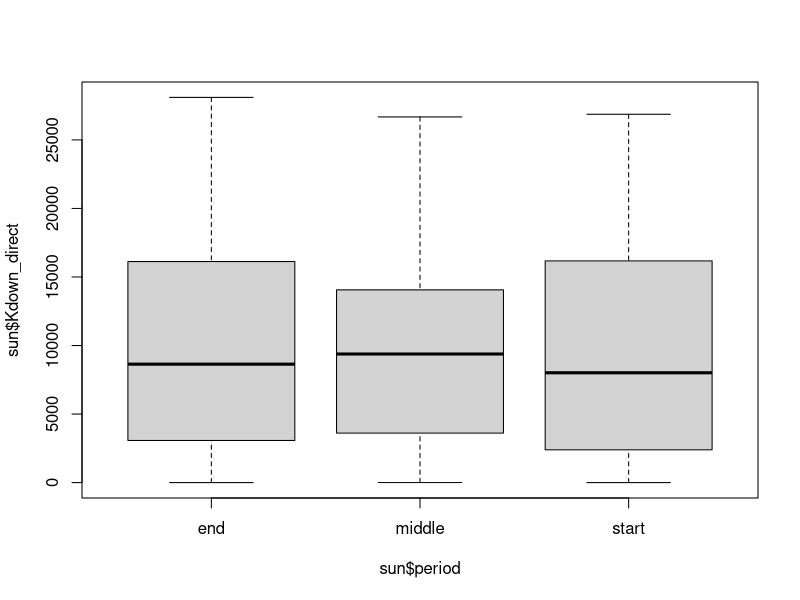
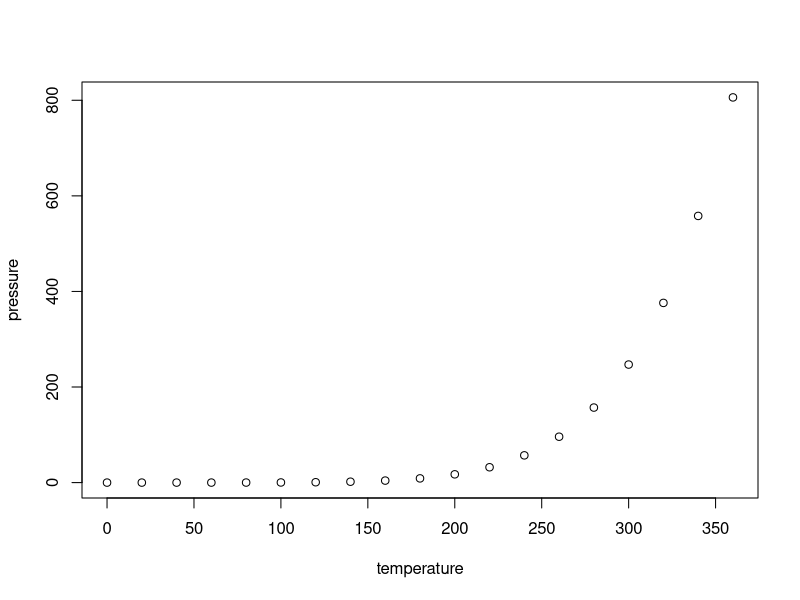

R code for these plots, in order:
## ---- chunk 1
knitr::opts_chunk$set(echo = TRUE)
## ---- chunk 2
sun=read.table("sun.txt", header=T)
head(sun)
range(sun$year)
# divide into 3 period, beginning, middle, end
sun$period = ifelse(sun$year %in% c(1944,1945, 1946),"start",
              ifelse(sun$year %in%  c(1953,1954),"middle","end"))
boxplot(sun$Kdown_direct~sun$period)
## ---- chunk 3
plot(pressure)
